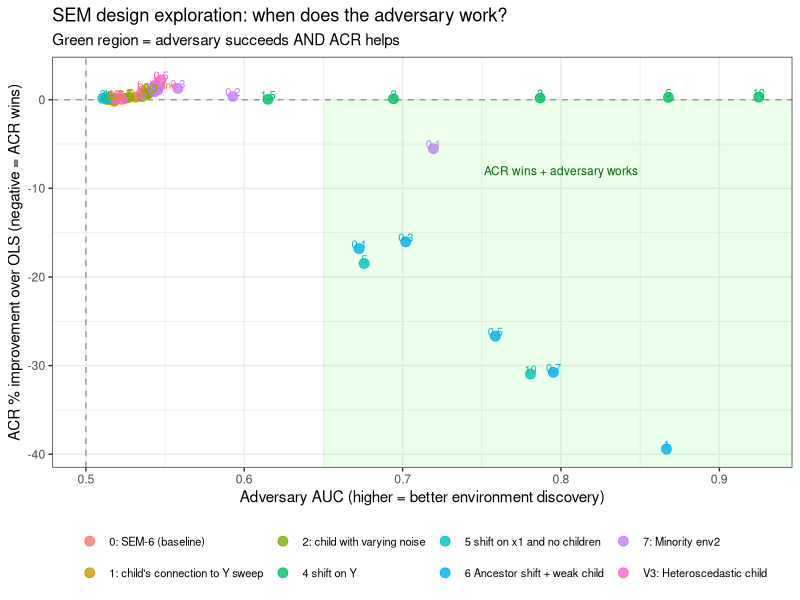
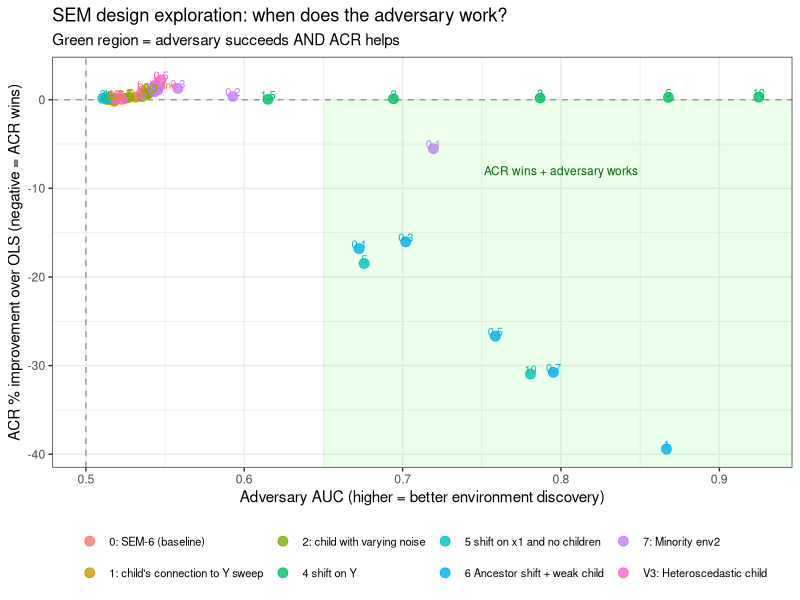

Recreate these plots in R, in order. (Note: this script raises an error after producing the figures.)
# ============================================================
# SEM variations:
#   1  Chaging how much influence Y has on child: X4 = c*Y + delta + e (for c 0.1-1)
#   2  Adding noise to child variable: X4 = Y + delta + N(0,sigma) (sigma 0.1-10)
#   3  Noisy vs not child: env1 has precise child w/sigma=0.1, env2 sigma large
#   4  Noise on outcome variable change: Y = X2+X3 + N(0, sigma_env), sigma varies by env
#   5  shift on X1 and no child variables
#   6  ancestor shift + weak child
#   7  env2 is 20% of training 
#
# Metrics: adversary AUC vs true env labels, ACR % improvement over OLS
# Quick run: alpha=5, 10 seeds, 30 iterations
# ============================================================

library(ggplot2)
library(dplyr)

out_dir  <- "/Users/janamunoz/Desktop/Thesis/working folder/"
code_dir <- "/Users/janamunoz/Desktop/acr-thesis-code/"

# ── Core functions (same as all other experiments) ───────────────────────────

wls_learner <- function(X, y, w, gamma, ridge = 1e-6) {
  w  <- pmin(pmax(w, 1e-10), 1 - 1e-10)
  w1 <- w  / sum(w);  w2 <- (1 - w) / sum(1 - w)
  beta <- rep(0, ncol(X))
  for (iter in 1:3) {
    r  <- as.vector(y - X %*% beta)
    R1 <- sum(w1 * r^2);  R2 <- sum(w2 * r^2)
    s  <- sign(R1 - R2)
    v  <- pmax((1 + gamma * s) * w1 + (1 - gamma * s) * w2, 0)
    A  <- t(X * v) %*% X + ridge * diag(ncol(X))
    beta <- as.vector(solve(A, t(X * v) %*% y))
  }
  beta
}

adv_update <- function(X, y, beta) {
  r <- as.vector((y - X %*% beta)^2)
  plogis((r - mean(r)) / (sd(r) + 1e-8))
}

fit_acr_adv <- function(X, y, gamma, iterations = 30) {
  w <- rep(0.5, nrow(X)); beta <- rep(0, ncol(X))
  for (i in seq_len(iterations)) {
    beta <- wls_learner(X, y, w, gamma)
    w    <- adv_update(X, y, beta)
  }
  list(beta = beta, w = w)
}

cv_gamma <- function(X, y, gamma_grid, K = 5, seed = 1) {
  set.seed(seed)
  folds  <- sample(rep(seq_len(K), length.out = nrow(X)))
  scores <- sapply(gamma_grid, function(g) {
    mean(sapply(seq_len(K), function(k) {
      tr <- folds != k; va <- folds == k
      beta <- fit_acr_adv(X[tr,,drop=FALSE], y[tr], g)$beta
      mean((y[va] - X[va,,drop=FALSE] %*% beta)^2)
    }))
  })
  gamma_grid[which.min(scores)]
}

compute_auc <- function(w, true_env) {
  label <- as.integer(true_env == 2)
  n1 <- sum(label == 1); n0 <- sum(label == 0)
  if (n1 == 0 || n0 == 0) return(0.5)
  auc <- (sum(rank(w)[label == 1]) - n1*(n1+1)/2) / (n1*n0)
  max(auc, 1 - auc)
}

run_one <- function(X_tr, y_tr, env_tr, X_te, y_te,
                    gamma_grid = c(0.5,1,2,5,10,20), seed = 1) {
  g    <- cv_gamma(X_tr, y_tr, gamma_grid, seed = seed)
  ols  <- as.vector(coef(lm(y_tr ~ X_tr - 1)))
  fit  <- fit_acr_adv(X_tr, y_tr, g)
  list(
    auc     = compute_auc(fit$w, env_tr),
    ols_mse = mean((y_te - X_te %*% ols)^2),
    acr_mse = mean((y_te - X_te %*% fit$beta)^2),
    gamma   = g
  )
}

# ── Shared base: causal variables, no children (to be augmented) ─────────────

base_causal <- function(n, seed) {
  set.seed(seed)
  X1 <- rnorm(n); X2 <- X1 + rnorm(n); X3 <- X1 + X2 + rnorm(n)
  Y  <- X2 + X3 + rnorm(n)
  list(X1=X1, X2=X2, X3=X3, Y=Y)
}

# ── Experiment parameters ─────────────────────────────────────────────────────

alpha     <- 5        # fixed shift strength
seeds     <- 1:10
n_per_env <- 250
n_train   <- 2 * n_per_env
gamma_grid <- c(0.5, 1, 2, 5, 10, 20)

# Helper: standardise train, apply to test
std <- function(Xtr, Xte) {
  mu <- colMeans(Xtr); sg <- apply(Xtr, 2, sd)
  list(Xtr = scale(Xtr, mu, sg),
       Xte = scale(Xte, center = mu, scale = sg))
}

# ── 0: Baseline SEM-6 ───────────────────────────────────────

gen_v0 <- function(n_per_env, alpha, seed) {
  set.seed(seed); n <- 2*n_per_env
  env <- rep(c(1L,2L), each=n_per_env)
  b   <- base_causal(n, seed); Y <- b$Y
  A4  <- ifelse(env==1, rnorm(n,0,1), rnorm(n,alpha,1))
  A5  <- ifelse(env==1, rnorm(n,0,1), rnorm(n,alpha,1))
  X4  <- Y + A4 + rnorm(n,0,0.5); X5 <- Y + A5 + rnorm(n,0,0.5)
  X6  <- X5 + rnorm(n,0,0.5)
  Xr  <- cbind(b$X1,b$X2,b$X3,X4,X5,X6)
  # test: env2 at alpha_test = 1.5*alpha
  at <- 1.5*alpha; nt <- n_per_env
  set.seed(seed+1000)
  X1t <- rnorm(nt); X2t <- X1t+rnorm(nt); X3t <- X1t+X2t+rnorm(nt)
  Yt  <- X2t+X3t+rnorm(nt)
  X4t <- Yt+rnorm(nt,at,1)+rnorm(nt,0,0.5); X5t <- Yt+rnorm(nt,at,1)+rnorm(nt,0,0.5)
  X6t <- X5t+rnorm(nt,0,0.5)
  Xrt <- cbind(X1t,X2t,X3t,X4t,X5t,X6t)
  s   <- std(Xr, Xrt)
  list(X_tr=s$Xtr, y_tr=Y, env_tr=env, X_te=s$Xte, y_te=Yt)
}

# ── 1:  Chaging how much influence Y has on child ──────────────────────────
# For c < 1, OLS puts less weight on X4 → more residual left → delta creates
# asymmetric mean error in env2 that isn't fully absorbed

gen_v1 <- function(n_per_env, alpha, seed, c_coupling) {
  set.seed(seed); n <- 2*n_per_env
  env <- rep(c(1L,2L), each=n_per_env)
  b   <- base_causal(n, seed); Y <- b$Y
  A4  <- ifelse(env==1, rnorm(n,0,1), rnorm(n,alpha,1))
  X4  <- c_coupling*Y + A4 + rnorm(n,0,0.5)   # only ONE child, coupling c
  Xr  <- cbind(b$X1, b$X2, b$X3, X4)
  # test
  at <- 1.5*alpha; nt <- n_per_env
  set.seed(seed+1000)
  X1t <- rnorm(nt); X2t <- X1t+rnorm(nt); X3t <- X1t+X2t+rnorm(nt)
  Yt  <- X2t+X3t+rnorm(nt)
  X4t <- c_coupling*Yt+rnorm(nt,at,1)+rnorm(nt,0,0.5)
  Xrt <- cbind(X1t,X2t,X3t,X4t)
  s   <- std(Xr, Xrt)
  list(X_tr=s$Xtr, y_tr=Y, env_tr=env, X_te=s$Xte, y_te=Yt)
}

# ── 2:  Adding noise to child variable ─────────────────────
# Large sigma → OLS uses X4 less → shift in X4 has less effect on predictions
# → env2 residual mean shift smaller → adversary might still struggle

gen_v2 <- function(n_per_env, alpha, seed, sigma_child) {
  set.seed(seed); n <- 2*n_per_env
  env <- rep(c(1L,2L), each=n_per_env)
  b   <- base_causal(n, seed); Y <- b$Y
  A4  <- ifelse(env==1, rnorm(n,0,1), rnorm(n,alpha,1))
  X4  <- Y + A4 + rnorm(n, 0, sigma_child)
  Xr  <- cbind(b$X1, b$X2, b$X3, X4)
  at <- 1.5*alpha; nt <- n_per_env
  set.seed(seed+1000)
  X1t <- rnorm(nt); X2t <- X1t+rnorm(nt); X3t <- X1t+X2t+rnorm(nt)
  Yt  <- X2t+X3t+rnorm(nt)
  X4t <- Yt+rnorm(nt,at,1)+rnorm(nt,0,sigma_child)
  Xrt <- cbind(X1t,X2t,X3t,X4t)
  s   <- std(Xr, Xrt)
  list(X_tr=s$Xtr, y_tr=Y, env_tr=env, X_te=s$Xte, y_te=Yt)
}

# ── 3: Noisy vs not child ─────────────────────────────────────────────────
# env1: X4 = Y + N(0, sigma_small) → OLS exploits X4 well → tiny env1 residuals
# env2: X4 = Y + alpha + N(0, sigma_large) → OLS can't exploit X4 → large env2 residuals
# This breaks the OLS symmetry: env2 residuals are larger due to noisy child

gen_v3 <- function(n_per_env, alpha, seed, sigma_small, sigma_large) {
  set.seed(seed); n <- 2*n_per_env
  env <- rep(c(1L,2L), each=n_per_env)
  b   <- base_causal(n, seed); Y <- b$Y
  X4  <- ifelse(env==1,
                Y + rnorm(n, 0, sigma_small),
                Y + alpha + rnorm(n, 0, sigma_large))
  Xr  <- cbind(b$X1, b$X2, b$X3, X4)
  # test: env2 at alpha_test
  at <- 1.5*alpha; nt <- n_per_env
  set.seed(seed+1000)
  X1t <- rnorm(nt); X2t <- X1t+rnorm(nt); X3t <- X1t+X2t+rnorm(nt)
  Yt  <- X2t+X3t+rnorm(nt)
  X4t <- Yt + at + rnorm(nt, 0, sigma_large)  # test is env2-like
  Xrt <- cbind(X1t,X2t,X3t,X4t)
  s   <- std(Xr, Xrt)
  list(X_tr=s$Xtr, y_tr=Y, env_tr=env, X_te=s$Xte, y_te=Yt)
}

# ── 4: Noise on outcome variable change ───────────────────────────────────────────────────
# Y = X2+X3+N(0,1) in env1, Y = X2+X3+N(0,sigma2) in env2 --> gets higher noise
# ACR might not help (noise is irreducible) but adversary should work

gen_v4 <- function(n_per_env, alpha = NULL, alpha_noise, seed) {
  set.seed(seed); n <- 2*n_per_env
  env <- rep(c(1L,2L), each=n_per_env)
  b   <- base_causal(n, seed)
  # override Y with heteroscedastic noise
  Y   <- b$X2 + b$X3 + ifelse(env==1, rnorm(n,0,1), rnorm(n,0,alpha_noise))
  Xr  <- cbind(b$X1, b$X2, b$X3)   # no children; shift is in Y's noise
  # test: env2-like noise
  nt <- n_per_env; set.seed(seed+1000)
  X1t <- rnorm(nt); X2t <- X1t+rnorm(nt); X3t <- X1t+X2t+rnorm(nt)
  Yt  <- X2t + X3t + rnorm(nt, 0, alpha_noise)
  Xrt <- cbind(X1t, X2t, X3t)
  s   <- std(Xr, Xrt)
  list(X_tr=s$Xtr, y_tr=Y, env_tr=env, X_te=s$Xte, y_te=Yt)
}

# ── 5: shift on X1 and no child variables ─────────────────────────────────────────
# env2: X1 ~ N(alpha, 1) instead of N(0,1)
# Causal chain propagates shift: X2, X3, Y all higher in env2
# OLS should still fit well (correct causal structure), residuals similar

gen_v5 <- function(n_per_env, alpha, seed) {
  set.seed(seed); n <- 2*n_per_env
  env <- rep(c(1L,2L), each=n_per_env)
  X1  <- ifelse(env==1, rnorm(n,0,1), rnorm(n,alpha,1))
  X2  <- X1 + rnorm(n); X3 <- X1 + X2 + rnorm(n)
  Y   <- X2 + X3 + rnorm(n)
  Xr  <- cbind(X1, X2, X3)
  nt  <- n_per_env; at <- 1.5*alpha; set.seed(seed+1000)
  X1t <- rnorm(nt, at, 1); X2t <- X1t+rnorm(nt); X3t <- X1t+X2t+rnorm(nt)
  Yt  <- X2t+X3t+rnorm(nt)
  Xrt <- cbind(X1t, X2t, X3t)
  s   <- std(Xr, Xrt)
  list(X_tr=s$Xtr, y_tr=Y, env_tr=env, X_te=s$Xte, y_te=Yt)
}

# ── 6: ancestor shift + weak child ────────────────────────────────────────
# Combines V5 ancestor shift with a weak spurious child (c=0.3)
# Tests whether two simultaneous signals (ancestor shift + child) help adversary

gen_v6 <- function(n_per_env, alpha, seed, c_coupling = 0.3) {
  set.seed(seed); n <- 2*n_per_env
  env <- rep(c(1L,2L), each=n_per_env)
  X1  <- ifelse(env==1, rnorm(n,0,1), rnorm(n,alpha,1))
  X2  <- X1 + rnorm(n); X3 <- X1+X2+rnorm(n)
  Y   <- X2 + X3 + rnorm(n)
  X4  <- c_coupling*Y + ifelse(env==1, rnorm(n,0,1), rnorm(n,alpha,1)) + rnorm(n,0,0.5)
  Xr  <- cbind(X1, X2, X3, X4)
  nt  <- n_per_env; at <- 1.5*alpha; set.seed(seed+1000)
  X1t <- rnorm(nt,at,1); X2t <- X1t+rnorm(nt); X3t <- X1t+X2t+rnorm(nt)
  Yt  <- X2t+X3t+rnorm(nt)
  X4t <- c_coupling*Yt+rnorm(nt,at,1)+rnorm(nt,0,0.5)
  Xrt <- cbind(X1t, X2t, X3t, X4t)
  s   <- std(Xr, Xrt)
  list(X_tr=s$Xtr, y_tr=Y, env_tr=env, X_te=s$Xte, y_te=Yt)
}

# ── 7: env2 is 20% of training ──────────────────────────────────────────────────
# env1: 80% of training (n=400), env2: 20% (n=100)
# OLS dominated by env1 → env2 observations have larger residuals (leverage effect)
# Child structure same as SEM-6

gen_v7 <- function(n_per_env, alpha, seed, frac_env2 = 0.2) {
  set.seed(seed)
  n_total <- 2*n_per_env
  n2 <- round(n_total * frac_env2); n1 <- n_total - n2
  env <- c(rep(1L, n1), rep(2L, n2)); n <- n_total
  X1 <- rnorm(n); X2 <- X1+rnorm(n); X3 <- X1+X2+rnorm(n); Y <- X2+X3+rnorm(n)
  A4 <- c(rnorm(n1,0,1), rnorm(n2,alpha,1))
  A5 <- c(rnorm(n1,0,1), rnorm(n2,alpha,1))
  X4 <- Y+A4+rnorm(n,0,0.5); X5 <- Y+A5+rnorm(n,0,0.5); X6 <- X5+rnorm(n,0,0.5)
  Xr <- cbind(X1,X2,X3,X4,X5,X6)
  nt <- n_per_env; at <- 1.5*alpha; set.seed(seed+1000)
  X1t <- rnorm(nt); X2t <- X1t+rnorm(nt); X3t <- X1t+X2t+rnorm(nt); Yt <- X2t+X3t+rnorm(nt)
  X4t <- Yt+rnorm(nt,at,1)+rnorm(nt,0,0.5); X5t <- Yt+rnorm(nt,at,1)+rnorm(nt,0,0.5)
  X6t <- X5t+rnorm(nt,0,0.5)
  Xrt <- cbind(X1t,X2t,X3t,X4t,X5t,X6t)
  s   <- std(Xr, Xrt)
  list(X_tr=s$Xtr, y_tr=Y, env_tr=env, X_te=s$Xte, y_te=Yt)
}

# ── Run all experiments ───────────────────────────────────────────────────────

results <- list()

run_batch <- function(label, param_name, param_vals, gen_fn, extra_args = list()) {
  cat(sprintf("\n--- %s ---\n", label))
  for (pv in param_vals) {
    aucs <- mses_ols <- mses_acr <- numeric(length(seeds))
    for (si in seq_along(seeds)) {
      args <- c(list(n_per_env=n_per_env, alpha=alpha, seed=seeds[si]), extra_args)
      args[[param_name]] <- pv
      dat  <- do.call(gen_fn, args)
      res  <- run_one(dat$X_tr, dat$y_tr, dat$env_tr, dat$X_te, dat$y_te, seed=seeds[si])
      aucs[si]     <- res$auc
      mses_ols[si] <- res$ols_mse
      mses_acr[si] <- res$acr_mse
    }
    pct <- (mean(mses_acr) - mean(mses_ols)) / mean(mses_ols) * 100
    results[[length(results)+1]] <<- data.frame(
      variant = label, param = param_name,
      param_val = as.character(pv),
      auc      = mean(aucs),
      auc_sd   = sd(aucs),
      ols_mse  = mean(mses_ols),
      acr_mse  = mean(mses_acr),
      pct_vs_ols = pct,
      stringsAsFactors = FALSE)
    cat(sprintf("  %s=%-5s  AUC=%.3f±%.3f  ACR%%OLS=%+.1f%%\n",
                param_name, pv, mean(aucs), sd(aucs)/sqrt(length(seeds)), pct))
  }
}

# 0
cat("\n--- 0: Baseline SEM-6 ---\n")
aucs <- mses_ols <- mses_acr <- numeric(length(seeds))
for (si in seq_along(seeds)) {
  dat <- gen_v0(n_per_env, alpha, seeds[si])
  res <- run_one(dat$X_tr, dat$y_tr, dat$env_tr, dat$X_te, dat$y_te, seed=seeds[si])
  aucs[si] <- res$auc; mses_ols[si] <- res$ols_mse; mses_acr[si] <- res$acr_mse
}
pct <- (mean(mses_acr)-mean(mses_ols))/mean(mses_ols)*100
results[[1]] <- data.frame(variant="0: SEM-6 (baseline)", param="none",
  param_val="baseline", auc=mean(aucs), auc_sd=sd(aucs),
  ols_mse=mean(mses_ols), acr_mse=mean(mses_acr), pct_vs_ols=pct)
cat(sprintf("  AUC=%.3f±%.3f  ACR%%OLS=%+.1f%%\n",
            mean(aucs), sd(aucs)/sqrt(length(seeds)), pct))

# 1
run_batch("1: child's connection to Y sweep", "c_coupling",
          c(0.0, 0.1, 0.2, 0.3, 0.5, 0.7, 1.0), gen_v1)

# 2
run_batch("2: child with varying noise", "sigma_child",
          c(0.1, 0.3, 0.5, 1, 2, 5, 10), gen_v2)

# 3
cat("\n--- V3: Heteroscedastic child (env1 sigma=0.1, env2 sigma varies) ---\n")
for (sig_large in c(0.5, 1, 2, 5, 10)) {
  aucs <- mses_ols <- mses_acr <- numeric(length(seeds))
  for (si in seq_along(seeds)) {
    dat <- gen_v3(n_per_env, alpha, seeds[si], sigma_small=0.1, sigma_large=sig_large)
    res <- run_one(dat$X_tr, dat$y_tr, dat$env_tr, dat$X_te, dat$y_te, seed=seeds[si])
    aucs[si] <- res$auc; mses_ols[si] <- res$ols_mse; mses_acr[si] <- res$acr_mse
  }
  pct <- (mean(mses_acr)-mean(mses_ols))/mean(mses_ols)*100
  results[[length(results)+1]] <- data.frame(
    variant="V3: Heteroscedastic child", param="sigma_env2",
    param_val=as.character(sig_large), auc=mean(aucs), auc_sd=sd(aucs),
    ols_mse=mean(mses_ols), acr_mse=mean(mses_acr), pct_vs_ols=pct)
  cat(sprintf("  sigma_env2=%-5s  AUC=%.3f±%.3f  ACR%%OLS=%+.1f%%\n",
              sig_large, mean(aucs), sd(aucs)/sqrt(length(seeds)), pct))
}
#4
run_batch("4 shift on Y", "alpha_noise",
          c(1.5, 2, 3, 5, 10), gen_v4)
#5
cat("\n--- 5 shift on X1 and no children ---\n")
for (al in c(1, 3, 5, 10)) {
  aucs <- mses_ols <- mses_acr <- numeric(length(seeds))
  for (si in seq_along(seeds)) {
    dat <- gen_v5(n_per_env, al, seeds[si])
    res <- run_one(dat$X_tr, dat$y_tr, dat$env_tr, dat$X_te, dat$y_te, seed=seeds[si])
    aucs[si] <- res$auc; mses_ols[si] <- res$ols_mse; mses_acr[si] <- res$acr_mse
  }
  pct <- (mean(mses_acr)-mean(mses_ols))/mean(mses_ols)*100
  results[[length(results)+1]] <- data.frame(
    variant="5 shift on x1 and no children", param="alpha",
    param_val=as.character(al), auc=mean(aucs), auc_sd=sd(aucs),
    ols_mse=mean(mses_ols), acr_mse=mean(mses_acr), pct_vs_ols=pct)
  cat(sprintf("  alpha=%-5s  AUC=%.3f±%.3f  ACR%%OLS=%+.1f%%\n",
              al, mean(aucs), sd(aucs)/sqrt(length(seeds)), pct))
}
#6
run_batch("6 Ancestor shift + weak child", "c_coupling",
          c(0.1, 0.3, 0.5, 0.7, 1.0), gen_v6)
#7
cat("\n--- 7 env2 is 20% of training  ---\n")
for (frac in c(0.1, 0.2, 0.3, 0.4, 0.5)) {
  aucs <- mses_ols <- mses_acr <- numeric(length(seeds))
  for (si in seq_along(seeds)) {
    dat <- gen_v7(n_per_env, alpha, seeds[si], frac_env2=frac)
    res <- run_one(dat$X_tr, dat$y_tr, dat$env_tr, dat$X_te, dat$y_te, seed=seeds[si])
    aucs[si] <- res$auc; mses_ols[si] <- res$ols_mse; mses_acr[si] <- res$acr_mse
  }
  pct <- (mean(mses_acr)-mean(mses_ols))/mean(mses_ols)*100
  results[[length(results)+1]] <- data.frame(
    variant="7: Minority env2", param="frac_env2",
    param_val=as.character(frac), auc=mean(aucs), auc_sd=sd(aucs),
    ols_mse=mean(mses_ols), acr_mse=mean(mses_acr), pct_vs_ols=pct)
  cat(sprintf("  frac_env2=%-5s  AUC=%.3f±%.3f  ACR%%OLS=%+.1f%%\n",
              frac, mean(aucs), sd(aucs)/sqrt(length(seeds)), pct))
}

# ── Summary ───────────────────────────────────────────────────────────────────

res_df <- do.call(rbind, results)

cat("\n\n", strrep("=", 70), "\n")
cat("SUMMARY: Conditions ranked by AUC\n")
cat(strrep("=", 70), "\n")
res_sorted <- res_df[order(-res_df$auc), ]
cat(sprintf("%-40s %8s %8s %10s\n", "Variant / param_val", "AUC", "AUC_se", "ACR%OLS"))
for (i in seq_len(min(20, nrow(res_sorted)))) {
  r <- res_sorted[i,]
  cat(sprintf("%-40s %8.3f %8.3f %+10.1f%%\n",
              paste0(substr(r$variant,1,30), " [",r$param_val,"]"),
              r$auc, r$auc_sd/sqrt(10), r$pct_vs_ols))
}

cat("\n\nTop results where AUC > 0.65:\n")
top <- subset(res_df, auc > 0.65)
if (nrow(top) == 0) {
  cat("  None found above 0.65\n")
  cat("  Top 5 results:\n")
  top <- head(res_df[order(-res_df$auc),], 5)
  for (i in seq_len(nrow(top))) {
    r <- top[i,]
    cat(sprintf("  %-38s  AUC=%.3f  ACR%%OLS=%+.1f%%\n",
                paste0(r$variant," [",r$param_val,"]"), r$auc, r$pct_vs_ols))
  }
} else {
  for (i in seq_len(nrow(top))) {
    r <- top[i,]
    cat(sprintf("  %-38s  AUC=%.3f  ACR%%OLS=%+.1f%%\n",
                paste0(r$variant," [",r$param_val,"]"), r$auc, r$pct_vs_ols))
  }
}

# ── Plot ──────────────────────────────────────────────────────────────────────

p <- ggplot(res_df, aes(x = auc, y = pct_vs_ols,
                         colour = variant, label = param_val)) +
  geom_hline(yintercept = 0, linetype = "dashed", colour = "grey60") +
  geom_vline(xintercept = 0.5, linetype = "dashed", colour = "grey60") +
  geom_point(size = 3, alpha = 0.8) +
  geom_text(nudge_y = 0.5, size = 2.8, show.legend = FALSE) +
  annotate("rect", xmin = 0.65, xmax = Inf, ymin = -Inf, ymax = 0,
           fill = "green", alpha = 0.08) +
  annotate("text", x = 0.8, y = -8, label = "ACR wins + adversary works",
           colour = "darkgreen", size = 3) +
  labs(x = "Adversary AUC (higher = better environment discovery)",
       y = "ACR % improvement over OLS (negative = ACR wins)",
       title = "SEM design exploration: when does the adversary work?",
       subtitle = "Green region = adversary succeeds AND ACR helps",
       colour = NULL) +
  theme_bw(base_size = 11) +
  theme(legend.position = "bottom",
        legend.text = element_text(size = 8))

ggsave(paste0(code_dir, "12-sem_exploration.pdf"), p, width=11, height=7)
ggsave(paste0(code_dir, "12-sem_exploration.png"), p, width=11, height=7, dpi=160)

save(res_df, file=paste0(code_dir, "12-sem_exploration.RData"))
cat("\nPlot saved to", code_dir, "\n")
